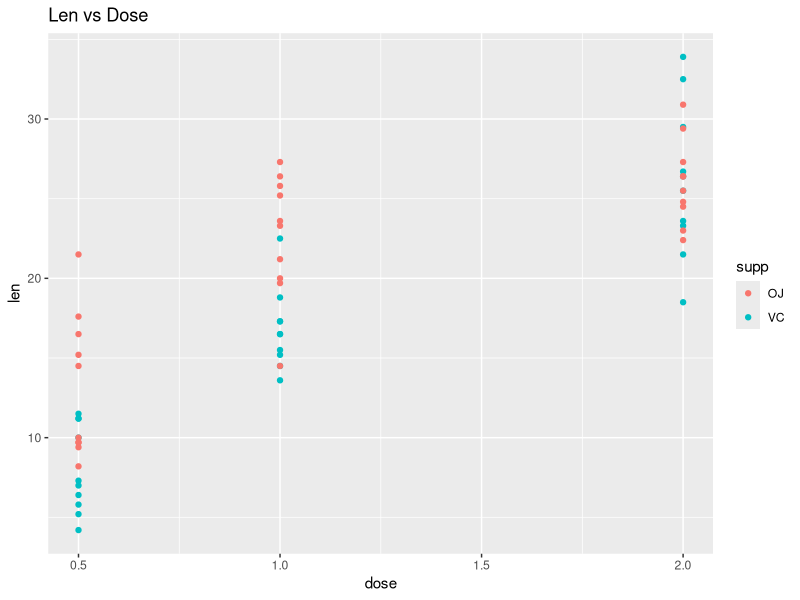
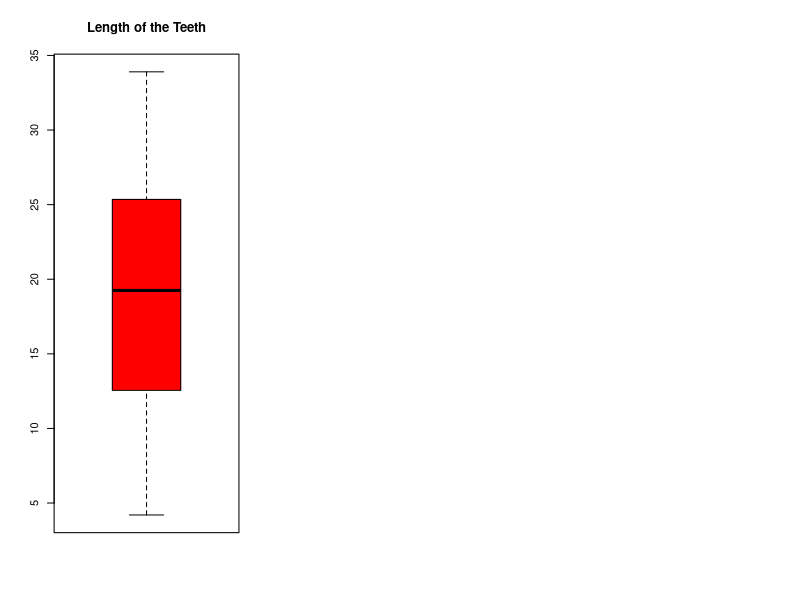
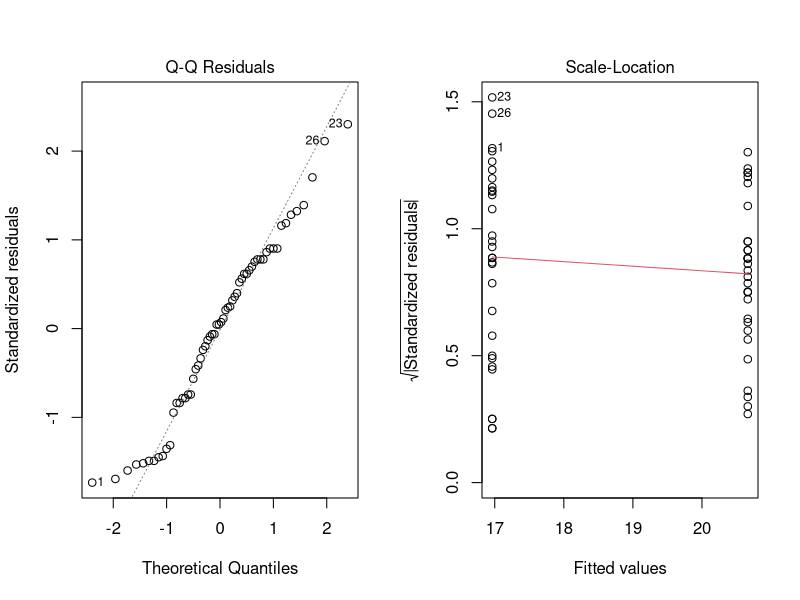
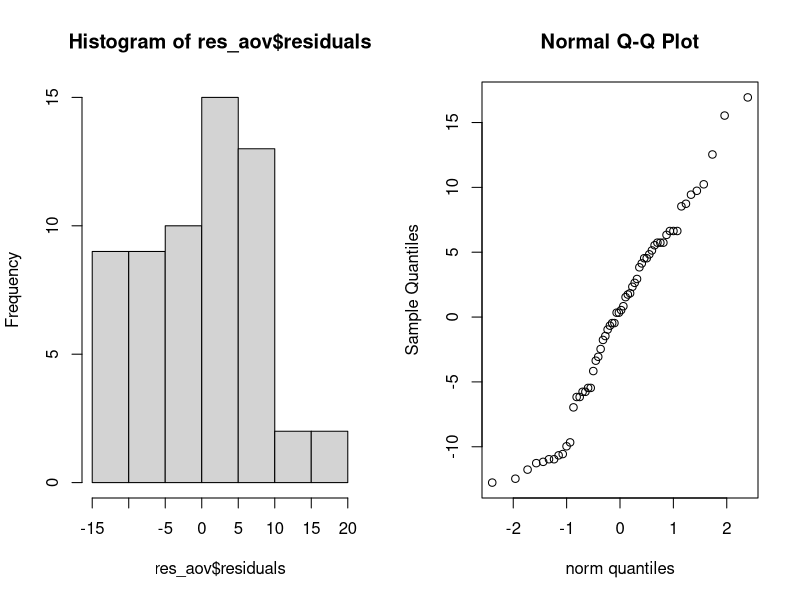
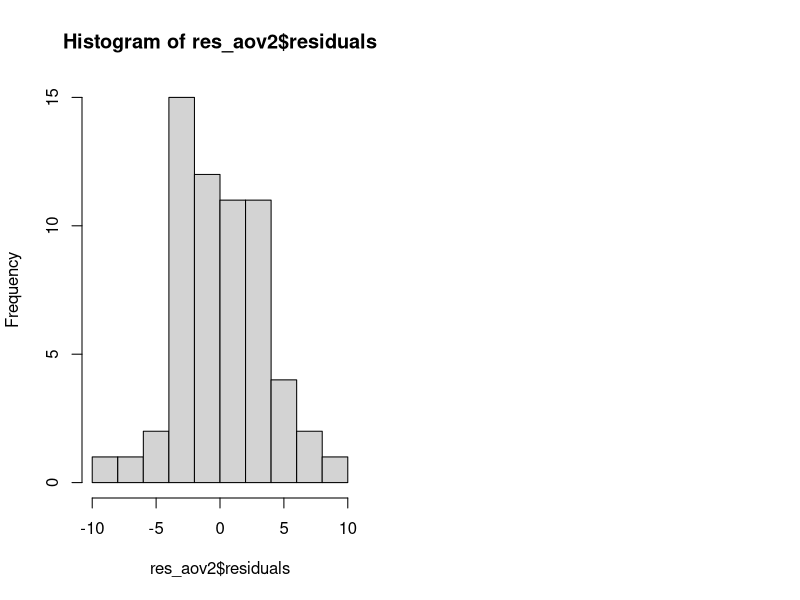
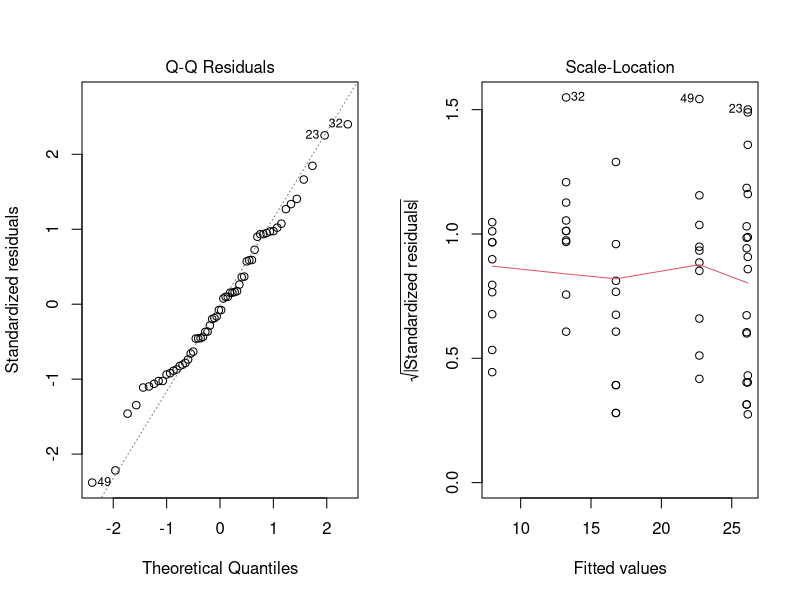

Here is the R script that generated these plots, in order:
## ---- chunk 1
#Loading the required libraries
library(tidyverse)
library(car)
library(lattice)
library(ggplot2)
## ---- chunk 2
head(ToothGrowth)
glimpse(ToothGrowth)
## ---- chunk 3
mydata<- ToothGrowth 
head(mydata)
## ---- chunk 4
summary(mydata)
## ---- chunk 5
#Scatterplot
ggplot(mydata)+aes(dose,len,color=supp)+geom_point()+labs(title = "Len vs Dose")
## ---- chunk 6
#Boxplot
par(mfrow=c(1,3))
boxplot(mydata$len,main="Length of the Teeth",col = "red")
## ---- chunk 7
mydata$supp<- as.factor(mydata$supp)
mydata$dose<- as.factor(mydata$dose)

## ---- chunk 8
data1 <- ToothGrowth %>% 
            select(len,supp)
head(data1)
## ---- chunk 9
res_aov <- aov(len~supp,data=data1)
summary(res_aov)
## ---- chunk 10
par(mfrow=c(1,2))
plot(res_aov,2)
plot(res_aov,3)
## ---- chunk 11
hist(res_aov$residuals)

qqnorm(res_aov$residuals,xlab = "norm quantiles")
## ---- chunk 12
shapiro.test(res_aov$residuals)
## ---- chunk 13
leveneTest(len~supp,data=data1)
## ---- chunk 14
res_aov2 <- aov(len~supp*dose,data=mydata)
summary(res_aov2)
## ---- chunk 15
hist(res_aov2$residuals)
## ---- chunk 16
shapiro.test(res_aov2$residuals)
## ---- chunk 17
leveneTest(len~supp*dose,data = mydata)
## ---- chunk 18
par(mfrow=c(1,2))
plot(res_aov2,2)
plot(res_aov2,3)
